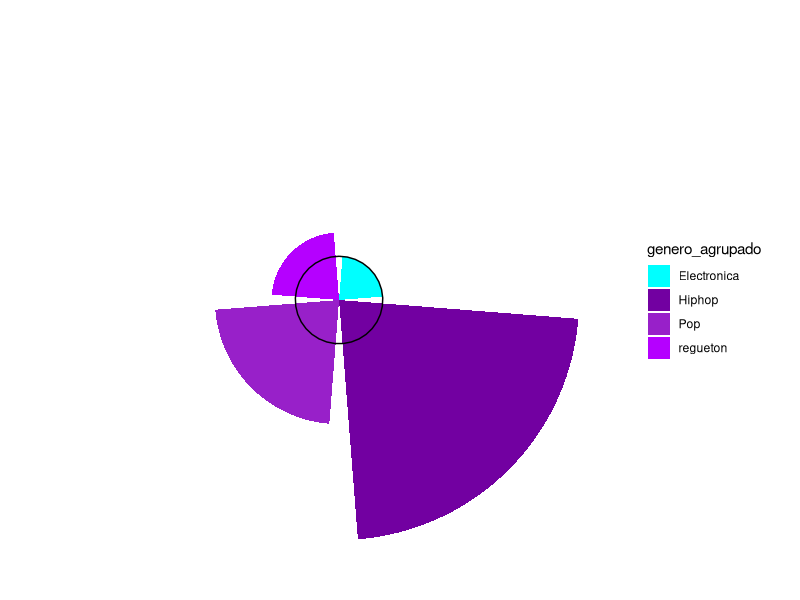
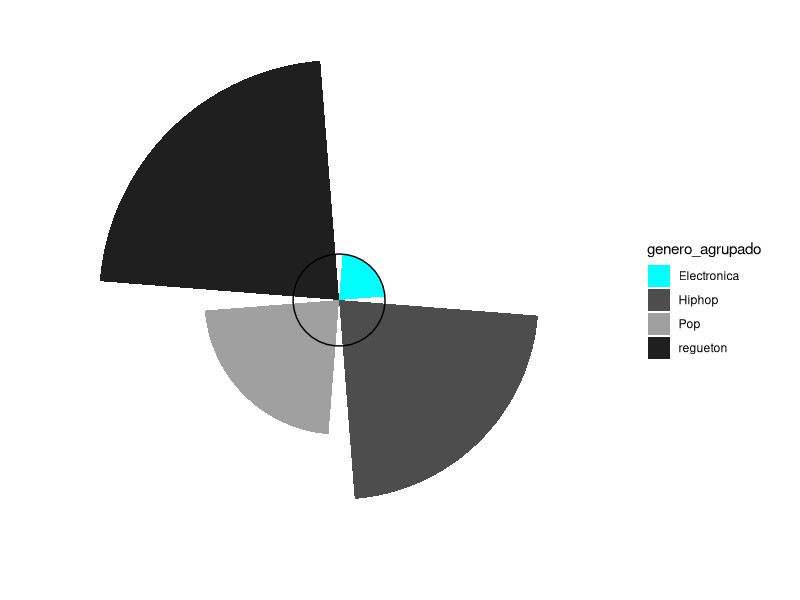

These charts were generated, in order, by the following R code:
# Librería y datos --------------------------------------------------------
library(tidyverse)

datos_originales <- read.csv("../0_bases_datos/indicadores_finales_top_10_2010_2020.csv")


# Medias indicadores según el género musical ------------------------------

datos <- datos_originales %>%
  group_by(genero_agrupado) %>%
  summarise(media_feminismo = mean(indicadores_feminista, na.rm = TRUE),
            media_machismo = mean(indicadores_totales, na.rm = TRUE))



# Tocadiscos 1: feminismo -------------------------------------------------

# Marcamos un tamaño para el círculo central, 
# de cara a poder integrar el gráfico visualmente en el tocadiscos
base_interno <- 0.39

datos_grafico <- datos %>%
  mutate(valor_ajustado = media_feminismo + base_interno) 

discofem <- datos_grafico %>%
  ggplot(aes(x = genero_agrupado,
             fill = genero_agrupado)) +
  
  geom_bar(aes(y = valor_ajustado),
           stat = "identity",
           position = "dodge") +
  
  geom_hline(yintercept = 0.39) +
  
  coord_polar() +
  
  scale_fill_manual(values = c(
    "Electronica" = "#00FFFF",
    "Pop" = "#9820c9",
    "Hiphop" = "#7200A1",
    "regueton" = "#B500FF"
  ))  +
  
  theme_void() +
  
  ylim(0, max(datos$media_feminismo) + base_interno)

# ggsave("discofem.png",
#        plot = discofem,
#        width = 6,
#        height = 6,
#        dpi = 300)


# Tocadiscos 2: machismo --------------------------------------------------

base_interno2 <- 1.5

datos_grafico2 <- datos %>%
  mutate(valor_ajustado2 = media_machismo + base_interno2) 

discomac <- datos_grafico2 %>%
  ggplot(aes(x = genero_agrupado,
             fill = genero_agrupado)) +
  
  geom_bar(aes(y = valor_ajustado2),
           stat = "identity",
           position = "dodge") +
  
  geom_hline(yintercept = 1.5) +
  
  coord_polar() +
  scale_fill_manual(values = c(
    "Electronica" = "#00FFFF",
    "Pop" = "#A0A0A0",
    "Hiphop" = "#4D4D4D",
    "regueton" = "#1F1F1F"
  )) +
  
  theme_void() +

  ylim(0, max(datos$media_machismo) + base_interno2)

# ggsave("discomac.png",
#        plot = discomac,
#        width = 6,
#        height = 6,
#        dpi = 300)
